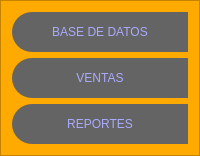
           <widget class="QFrame" name="frame_control">
            <property name="minimumSize">
             <size>
              <width>200</width>
              <height>0</height>
             </size>
            </property>
            <property name="maximumSize">
             <size>
              <width>0</width>
              <height>16777215</height>
             </size>
            </property>
            <property name="styleSheet">
             <string notr="true">QFrame{
	background-color: rgb(255, 170, 0);
}

QPushButton{
	background-color: rgb(100, 100, 100);
	border-top-left-radius: 20px;
	border-bottom-left-radius: 20px;
	color: rgb(170, 170, 255);
	font: 77 12px 'Arial Black';
}

QPushButton:hover{
	background-color: rgb(231, 230, 255);
	border-top-left-radius: 20px;
	border-bottom-left-radius: 20px;
	color: rgb(0, 0, 0);
	font: 77 12px 'Arial Black';
}</string>
            </property>
            <property name="frameShape">
             <enum>QFrame::StyledPanel</enum>
            </property>
            <property name="frameShadow">
             <enum>QFrame::Raised</enum>
            </property>
            <layout class="QVBoxLayout" name="verticalLayout_3">
             <item>
              <widget class="QPushButton" name="bt_baseDatos">
               <property name="minimumSize">
                <size>
                 <width>0</width>
                 <height>40</height>
                </size>
               </property>
               <property name="text">
                <string>BASE DE DATOS</string>
               </property>
               <property name="icon">
                <iconset>
                 <normaloff>icons/base-de-datos.svg</normaloff>icons/base-de-datos.svg</iconset>
               </property>
               <property name="iconSize">
                <size>
                 <width>35</width>
                 <height>35</height>
                </size>
               </property>
              </widget>
             </item>
             <item>
              <widget class="QPushButton" name="bt_ventas">
               <property name="minimumSize">
                <size>
                 <width>0</width>
                 <height>40</height>
                </size>
               </property>
               <property name="text">
                <string>VENTAS</string>
               </property>
               <property name="icon">
                <iconset>
                 <normaloff>icons/venta.svg</normaloff>icons/venta.svg</iconset>
               </property>
               <property name="iconSize">
                <size>
                 <width>35</width>
                 <height>35</height>
                </size>
               </property>
              </widget>
             </item>
             <item>
              <widget class="QPushButton" name="bt_reportes">
               <property name="minimumSize">
                <size>
                 <width>0</width>
                 <height>40</height>
                </size>
               </property>
               <property name="text">
                <string>REPORTES</string>
               </property>
               <property name="icon">
                <iconset>
                 <normaloff>icons/documento.svg</normaloff>icons/documento.svg</iconset>
               </property>
               <property name="iconSize">
                <size>
                 <width>35</width>
                 <height>35</height>
                </size>
               </property>
              </widget>
             </item>
            </layout>
           </widget>
